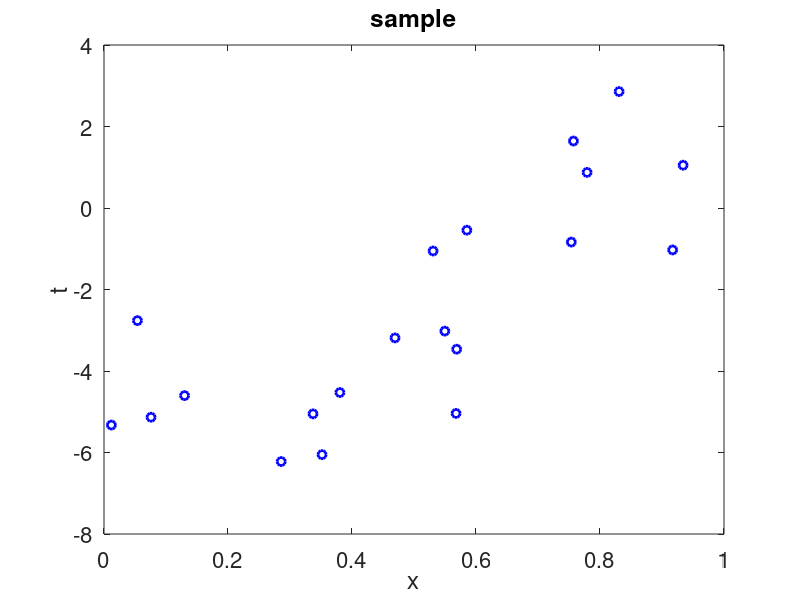

Write the MATLAB code that produced this figure. (Note: this script raises an error after producing the figure.)
clear all
close all

% #########
% 1) SAMPLE
% #########

x = [0.0119020695012414;0.0539501186666072;0.0758542895630636;...
     0.129906208473730;0.285839018820374;0.337122644398882;...
     0.351659507062997;0.380445846975357;0.469390641058206;...
     0.530797553008973;0.549723608291140;0.567821640725221;...
     0.568823660872193;0.585264091152724;0.753729094278495;...
     0.757200229110721;0.779167230102011;0.830828627896291;...
     0.917193663829810;0.934010684229183;];
       
t = [-5.32632952704015;-2.76310880554607;-5.13423201074049;...
     -4.60339861803915;-6.22174438426079;-5.05131094597675;...
     -6.05235095574945;-4.52812552605543;-3.18752129221983;...
     -1.05544755218143;-3.02106042467119;-5.04071637244840;...
     -3.46472974628074;-0.544193649813664;-0.836426551757584;...
     1.64338021520258;0.873481787155255;2.85741082659293;...
     -1.02907518849797;1.05032847625816;];

figure(1)                                  % plotting
plot(x,t,'o','Color','blue','LineWidth',2)
axis([0 1 -8 4])
xlabel('x','FontSize',16)
ylabel('t','FontSize',16)
title('sample','FontSize',16)
set(gca,'FontSize',16)

% ################
% 2) MODEL FITTING
% ################

order = 4;                                  % order of highest polynomial
                                            % basis function

d_mat = zeros(order+1,length(x));           % setting up the design matrix
for k = 0:order
    d_mat (k+1,:) = x.^k;
end
d_mat = d_mat(2:end,:);                     % erase row for w_0 from d_mat
                                            % matlab automatically adds
                                            % this row in glmfit again

[w_ML] = glmfit(d_mat',t');                 % estimation of weights

% #######################
% 3) DISPLAY FITTED MODEL
% #######################

xreal = 0:.01:1;                            % needed for...

d_mat_mod = zeros(order+1,length(xreal));   % the design matrix for smooth
for k = 0:order                             % visual display of fitted mod.
    d_mat_mod (k+1,:) = xreal.^k;
end
d_mat_mod = d_mat_mod(2:end,:);             % erase row for w_0 from d_m_m
                                            % matlab automatically adds
                                            % this row in glmfit again

% predictions of our model fit

ymodel = glmval(w_ML,d_mat_mod','identity');% predictions of fitted model

figure(2)                                  % plotting
plot(x,t,'o','Color','blue','LineWidth',2)
hold all
plot(xreal,ymodel,'Color','red','LineWidth',2)
axis([0 1 -8 4])
xlabel('x','FontSize',16)
ylabel('t','FontSize',16)
title('blue: sample, red: fitted model','FontSize',16)
set(gca,'FontSize',16)
